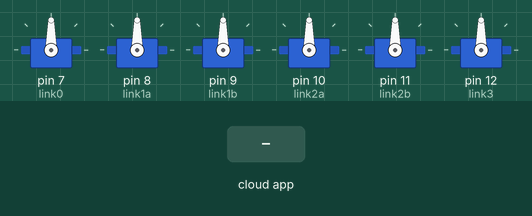
This sketch was run on a simulated Arduino Uno, built with avr-gcc and run on an emulated ATmega328P. Shown: 6 × servo. The test bench sets the inputs (shaded band). The ROS host is connected and sends only what is stated.

Above: at 1.2 s.
1.3 s: the phone or cloud app sets joint_1 to 0
At 1.8 s:
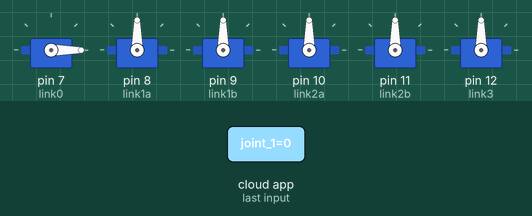
2.8 s: the phone or cloud app sets joint_2 to 0
At 4.0 s:
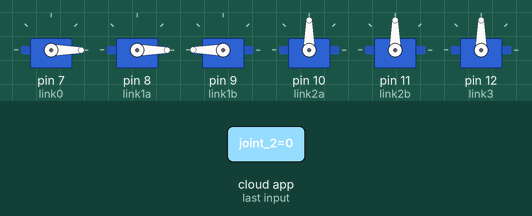
4.3 s: the phone or cloud app sets joint_3 to 0
At 5.2 s:
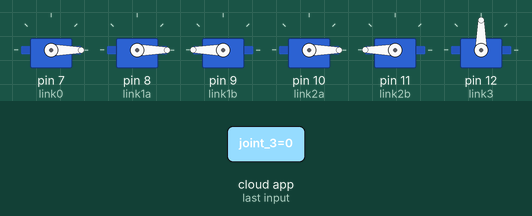
5.8 s: the phone or cloud app sets joint_4 to 0
At 6.2 s:
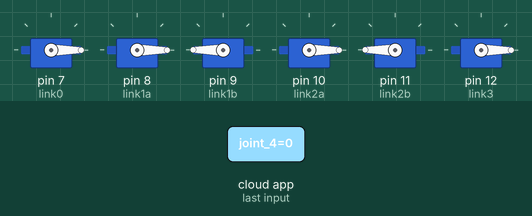
7.3 s: the phone or cloud app sets joint_1 to 45
At 7.7 s:
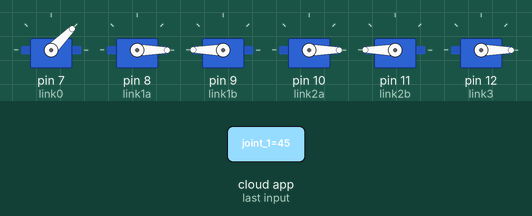
8.8 s: the phone or cloud app sets joint_2 to 45
At 10.0 s:
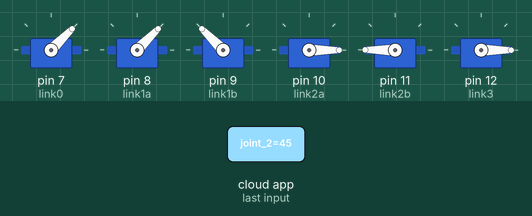
Timing chart, 0 to 11.3 s (numbered marks = the images above; inputs shaded):
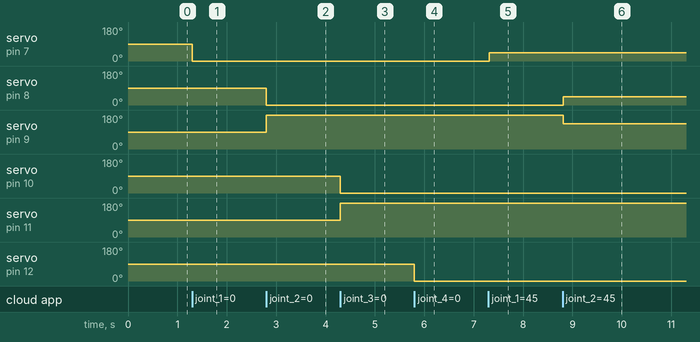

The sketch:

ServoControl.ino
```cpp
/*
 * rosserial Servo Control
 *
 * by Ambrosini Rossonet s.c.a r.l.
 */

#if (ARDUINO >= 100)
 #include <Arduino.h>
#else
 #include <WProgram.h>
#endif

#define USE_USBCON
#include <Servo.h>
#include <ros.h>
#include <std_msgs/UInt16.h>

ros::NodeHandle nh;

Servo link0;
Servo link1a;
Servo link1b;
Servo link2a;
Servo link2b;
Servo link3;

void link_cb0( const std_msgs::UInt16& cmd_msg){
  link0.write(cmd_msg.data); //set servo angle, should be from 0-180
}
void link_cb1( const std_msgs::UInt16& cmd_msg){
  link1a.write(cmd_msg.data); //set servo angle, should be from 0-180
  int inverso = 180 - cmd_msg.data;
  link1b.write(inverso);
}
void link_cb2( const std_msgs::UInt16& cmd_msg){
  link2a.write(cmd_msg.data); //set servo angle, should be from 0-180
  int inverso = 180 - cmd_msg.data;
  link2b.write(inverso);
}
void link_cb3( const std_msgs::UInt16& cmd_msg){
  link3.write(cmd_msg.data); //set servo angle, should be from 0-180
}

ros::Subscriber<std_msgs::UInt16> sub0("joint_1", link_cb0);
ros::Subscriber<std_msgs::UInt16> sub1("joint_2", link_cb1);
ros::Subscriber<std_msgs::UInt16> sub2("joint_3", link_cb2);
ros::Subscriber<std_msgs::UInt16> sub3("joint_4", link_cb3);

void setup(){

  nh.initNode();
  nh.subscribe(sub0);
  nh.subscribe(sub1);
  nh.subscribe(sub2);
  nh.subscribe(sub3);

  link0.attach(7,900,2100);
  link1a.attach(8);
  link1b.attach(9);
  link2a.attach(10,800,2200);
  link2b.attach(11,800,2200);
  link3.attach(12);

}

void loop(){
  nh.spinOnce();
  delay(10);
}
```

Measured:
- after the input at 1.3 s, servo on pin 7 (link0): 90° → 0° at once
- after the input at 2.8 s, servo on pin 8 (link1a): 90° → 0° at once; servo on pin 9 (link1b): 90° → 180° at once
- after the input at 4.3 s, servo on pin 10 (link2a): 90° → 0° at once; servo on pin 11 (link2b): 90° → 180° at once
- after the input at 5.8 s, servo on pin 12 (link3): 90° → 0° at once
- after the input at 7.3 s, servo on pin 7 (link0): 0° → 45° at once
- after the input at 8.8 s, servo on pin 8 (link1a): 0° → 45° at once; servo on pin 9 (link1b): 180° → 135° at once
